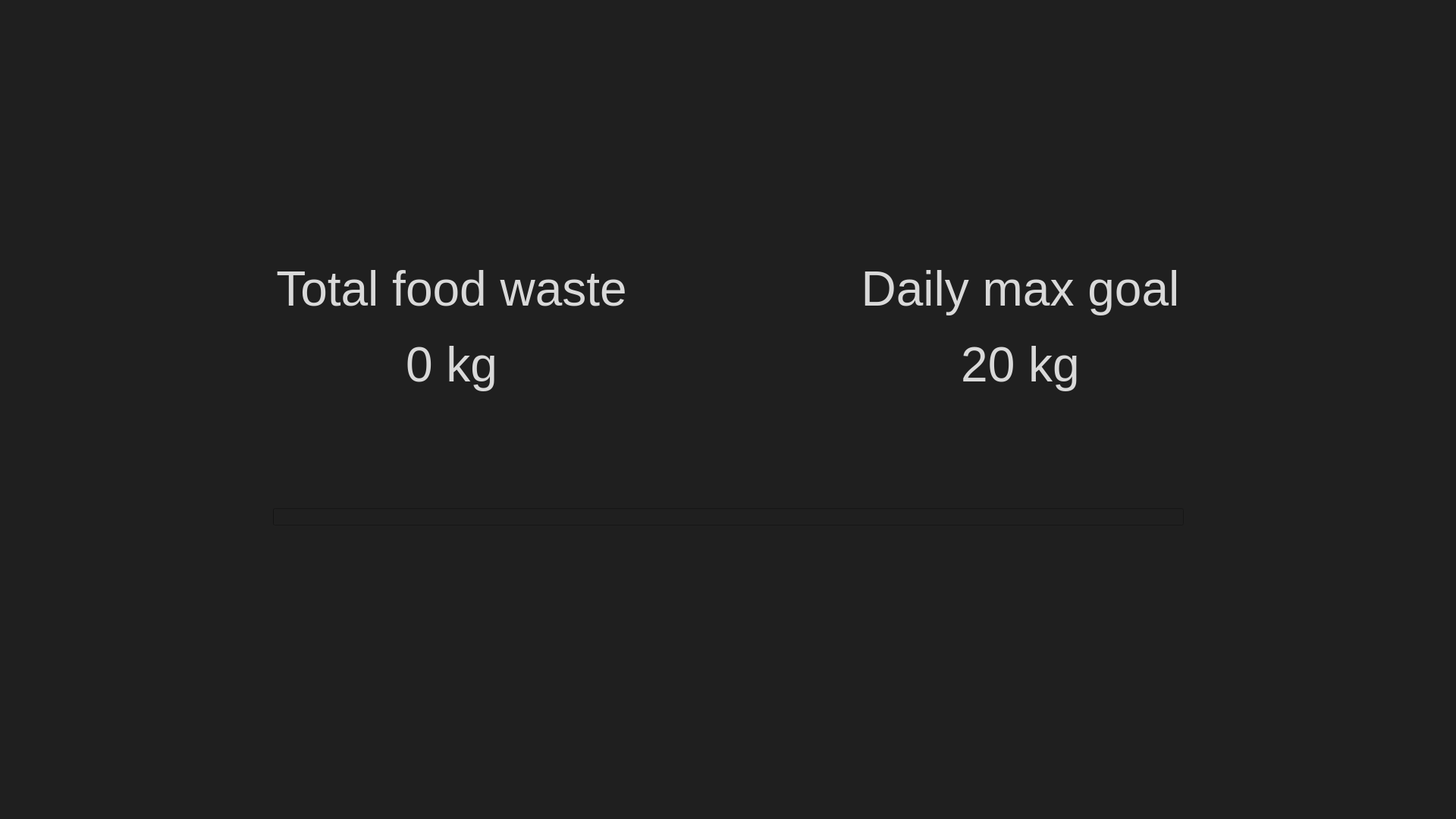
<?xml version="1.0" encoding="UTF-8"?>
<ui version="4.0">
 <class>Form</class>
 <widget class="QWidget" name="Form">
  <property name="geometry">
   <rect>
    <x>0</x>
    <y>0</y>
    <width>1920</width>
    <height>1080</height>
   </rect>
  </property>
  <property name="windowTitle">
   <string>Form</string>
  </property>
  <property name="styleSheet">
   <string notr="true">background-color: rgb(31, 31, 31);</string>
  </property>
  <widget class="QProgressBar" name="progressBar">
   <property name="geometry">
    <rect>
     <x>360</x>
     <y>670</y>
     <width>1201</width>
     <height>23</height>
    </rect>
   </property>
   <property name="styleSheet">
    <string notr="true"/>
   </property>
   <property name="maximum">
    <number>20</number>
   </property>
   <property name="value">
    <number>0</number>
   </property>
   <property name="format">
    <string/>
   </property>
  </widget>
  <widget class="QLabel" name="title_waste">
   <property name="geometry">
    <rect>
     <x>360</x>
     <y>340</y>
     <width>471</width>
     <height>81</height>
    </rect>
   </property>
   <property name="palette">
    <palette>
     <active>
      <colorrole role="WindowText">
       <brush brushstyle="SolidPattern">
        <color alpha="255">
         <red>217</red>
         <green>217</green>
         <blue>217</blue>
        </color>
       </brush>
      </colorrole>
      <colorrole role="Button">
       <brush brushstyle="SolidPattern">
        <color alpha="255">
         <red>31</red>
         <green>31</green>
         <blue>31</blue>
        </color>
       </brush>
      </colorrole>
      <colorrole role="Base">
       <brush brushstyle="SolidPattern">
        <color alpha="255">
         <red>31</red>
         <green>31</green>
         <blue>31</blue>
        </color>
       </brush>
      </colorrole>
      <colorrole role="Window">
       <brush brushstyle="SolidPattern">
        <color alpha="255">
         <red>31</red>
         <green>31</green>
         <blue>31</blue>
        </color>
       </brush>
      </colorrole>
     </active>
     <inactive>
      <colorrole role="WindowText">
       <brush brushstyle="SolidPattern">
        <color alpha="255">
         <red>217</red>
         <green>217</green>
         <blue>217</blue>
        </color>
       </brush>
      </colorrole>
      <colorrole role="Button">
       <brush brushstyle="SolidPattern">
        <color alpha="255">
         <red>31</red>
         <green>31</green>
         <blue>31</blue>
        </color>
       </brush>
      </colorrole>
      <colorrole role="Base">
       <brush brushstyle="SolidPattern">
        <color alpha="255">
         <red>31</red>
         <green>31</green>
         <blue>31</blue>
        </color>
       </brush>
      </colorrole>
      <colorrole role="Window">
       <brush brushstyle="SolidPattern">
        <color alpha="255">
         <red>31</red>
         <green>31</green>
         <blue>31</blue>
        </color>
       </brush>
      </colorrole>
     </inactive>
     <disabled>
      <colorrole role="WindowText">
       <brush brushstyle="SolidPattern">
        <color alpha="255">
         <red>120</red>
         <green>120</green>
         <blue>120</blue>
        </color>
       </brush>
      </colorrole>
      <colorrole role="Button">
       <brush brushstyle="SolidPattern">
        <color alpha="255">
         <red>31</red>
         <green>31</green>
         <blue>31</blue>
        </color>
       </brush>
      </colorrole>
      <colorrole role="Base">
       <brush brushstyle="SolidPattern">
        <color alpha="255">
         <red>31</red>
         <green>31</green>
         <blue>31</blue>
        </color>
       </brush>
      </colorrole>
      <colorrole role="Window">
       <brush brushstyle="SolidPattern">
        <color alpha="255">
         <red>31</red>
         <green>31</green>
         <blue>31</blue>
        </color>
       </brush>
      </colorrole>
     </disabled>
    </palette>
   </property>
   <property name="font">
    <font>
     <pointsize>48</pointsize>
    </font>
   </property>
   <property name="text">
    <string>Total food waste</string>
   </property>
   <property name="alignment">
    <set>Qt::AlignCenter</set>
   </property>
  </widget>
  <widget class="QLabel" name="food_waste">
   <property name="geometry">
    <rect>
     <x>360</x>
     <y>440</y>
     <width>471</width>
     <height>81</height>
    </rect>
   </property>
   <property name="palette">
    <palette>
     <active>
      <colorrole role="WindowText">
       <brush brushstyle="SolidPattern">
        <color alpha="255">
         <red>217</red>
         <green>217</green>
         <blue>217</blue>
        </color>
       </brush>
      </colorrole>
      <colorrole role="Button">
       <brush brushstyle="SolidPattern">
        <color alpha="255">
         <red>31</red>
         <green>31</green>
         <blue>31</blue>
        </color>
       </brush>
      </colorrole>
      <colorrole role="Base">
       <brush brushstyle="SolidPattern">
        <color alpha="255">
         <red>31</red>
         <green>31</green>
         <blue>31</blue>
        </color>
       </brush>
      </colorrole>
      <colorrole role="Window">
       <brush brushstyle="SolidPattern">
        <color alpha="255">
         <red>31</red>
         <green>31</green>
         <blue>31</blue>
        </color>
       </brush>
      </colorrole>
     </active>
     <inactive>
      <colorrole role="WindowText">
       <brush brushstyle="SolidPattern">
        <color alpha="255">
         <red>217</red>
         <green>217</green>
         <blue>217</blue>
        </color>
       </brush>
      </colorrole>
      <colorrole role="Button">
       <brush brushstyle="SolidPattern">
        <color alpha="255">
         <red>31</red>
         <green>31</green>
         <blue>31</blue>
        </color>
       </brush>
      </colorrole>
      <colorrole role="Base">
       <brush brushstyle="SolidPattern">
        <color alpha="255">
         <red>31</red>
         <green>31</green>
         <blue>31</blue>
        </color>
       </brush>
      </colorrole>
      <colorrole role="Window">
       <brush brushstyle="SolidPattern">
        <color alpha="255">
         <red>31</red>
         <green>31</green>
         <blue>31</blue>
        </color>
       </brush>
      </colorrole>
     </inactive>
     <disabled>
      <colorrole role="WindowText">
       <brush brushstyle="SolidPattern">
        <color alpha="255">
         <red>120</red>
         <green>120</green>
         <blue>120</blue>
        </color>
       </brush>
      </colorrole>
      <colorrole role="Button">
       <brush brushstyle="SolidPattern">
        <color alpha="255">
         <red>31</red>
         <green>31</green>
         <blue>31</blue>
        </color>
       </brush>
      </colorrole>
      <colorrole role="Base">
       <brush brushstyle="SolidPattern">
        <color alpha="255">
         <red>31</red>
         <green>31</green>
         <blue>31</blue>
        </color>
       </brush>
      </colorrole>
      <colorrole role="Window">
       <brush brushstyle="SolidPattern">
        <color alpha="255">
         <red>31</red>
         <green>31</green>
         <blue>31</blue>
        </color>
       </brush>
      </colorrole>
     </disabled>
    </palette>
   </property>
   <property name="font">
    <font>
     <pointsize>48</pointsize>
    </font>
   </property>
   <property name="text">
    <string>0 kg</string>
   </property>
   <property name="alignment">
    <set>Qt::AlignCenter</set>
   </property>
  </widget>
  <widget class="QLabel" name="title_goal">
   <property name="geometry">
    <rect>
     <x>1140</x>
     <y>340</y>
     <width>411</width>
     <height>81</height>
    </rect>
   </property>
   <property name="palette">
    <palette>
     <active>
      <colorrole role="WindowText">
       <brush brushstyle="SolidPattern">
        <color alpha="255">
         <red>217</red>
         <green>217</green>
         <blue>217</blue>
        </color>
       </brush>
      </colorrole>
      <colorrole role="Button">
       <brush brushstyle="SolidPattern">
        <color alpha="255">
         <red>31</red>
         <green>31</green>
         <blue>31</blue>
        </color>
       </brush>
      </colorrole>
      <colorrole role="Base">
       <brush brushstyle="SolidPattern">
        <color alpha="255">
         <red>31</red>
         <green>31</green>
         <blue>31</blue>
        </color>
       </brush>
      </colorrole>
      <colorrole role="Window">
       <brush brushstyle="SolidPattern">
        <color alpha="255">
         <red>31</red>
         <green>31</green>
         <blue>31</blue>
        </color>
       </brush>
      </colorrole>
     </active>
     <inactive>
      <colorrole role="WindowText">
       <brush brushstyle="SolidPattern">
        <color alpha="255">
         <red>217</red>
         <green>217</green>
         <blue>217</blue>
        </color>
       </brush>
      </colorrole>
      <colorrole role="Button">
       <brush brushstyle="SolidPattern">
        <color alpha="255">
         <red>31</red>
         <green>31</green>
         <blue>31</blue>
        </color>
       </brush>
      </colorrole>
      <colorrole role="Base">
       <brush brushstyle="SolidPattern">
        <color alpha="255">
         <red>31</red>
         <green>31</green>
         <blue>31</blue>
        </color>
       </brush>
      </colorrole>
      <colorrole role="Window">
       <brush brushstyle="SolidPattern">
        <color alpha="255">
         <red>31</red>
         <green>31</green>
         <blue>31</blue>
        </color>
       </brush>
      </colorrole>
     </inactive>
     <disabled>
      <colorrole role="WindowText">
       <brush brushstyle="SolidPattern">
        <color alpha="255">
         <red>120</red>
         <green>120</green>
         <blue>120</blue>
        </color>
       </brush>
      </colorrole>
      <colorrole role="Button">
       <brush brushstyle="SolidPattern">
        <color alpha="255">
         <red>31</red>
         <green>31</green>
         <blue>31</blue>
        </color>
       </brush>
      </colorrole>
      <colorrole role="Base">
       <brush brushstyle="SolidPattern">
        <color alpha="255">
         <red>31</red>
         <green>31</green>
         <blue>31</blue>
        </color>
       </brush>
      </colorrole>
      <colorrole role="Window">
       <brush brushstyle="SolidPattern">
        <color alpha="255">
         <red>31</red>
         <green>31</green>
         <blue>31</blue>
        </color>
       </brush>
      </colorrole>
     </disabled>
    </palette>
   </property>
   <property name="font">
    <font>
     <pointsize>48</pointsize>
    </font>
   </property>
   <property name="text">
    <string>Daily max goal</string>
   </property>
   <property name="alignment">
    <set>Qt::AlignCenter</set>
   </property>
  </widget>
  <widget class="QLabel" name="daily_goal">
   <property name="geometry">
    <rect>
     <x>1140</x>
     <y>440</y>
     <width>411</width>
     <height>81</height>
    </rect>
   </property>
   <property name="palette">
    <palette>
     <active>
      <colorrole role="WindowText">
       <brush brushstyle="SolidPattern">
        <color alpha="255">
         <red>217</red>
         <green>217</green>
         <blue>217</blue>
        </color>
       </brush>
      </colorrole>
      <colorrole role="Button">
       <brush brushstyle="SolidPattern">
        <color alpha="255">
         <red>31</red>
         <green>31</green>
         <blue>31</blue>
        </color>
       </brush>
      </colorrole>
      <colorrole role="Base">
       <brush brushstyle="SolidPattern">
        <color alpha="255">
         <red>31</red>
         <green>31</green>
         <blue>31</blue>
        </color>
       </brush>
      </colorrole>
      <colorrole role="Window">
       <brush brushstyle="SolidPattern">
        <color alpha="255">
         <red>31</red>
         <green>31</green>
         <blue>31</blue>
        </color>
       </brush>
      </colorrole>
     </active>
     <inactive>
      <colorrole role="WindowText">
       <brush brushstyle="SolidPattern">
        <color alpha="255">
         <red>217</red>
         <green>217</green>
         <blue>217</blue>
        </color>
       </brush>
      </colorrole>
      <colorrole role="Button">
       <brush brushstyle="SolidPattern">
        <color alpha="255">
         <red>31</red>
         <green>31</green>
         <blue>31</blue>
        </color>
       </brush>
      </colorrole>
      <colorrole role="Base">
       <brush brushstyle="SolidPattern">
        <color alpha="255">
         <red>31</red>
         <green>31</green>
         <blue>31</blue>
        </color>
       </brush>
      </colorrole>
      <colorrole role="Window">
       <brush brushstyle="SolidPattern">
        <color alpha="255">
         <red>31</red>
         <green>31</green>
         <blue>31</blue>
        </color>
       </brush>
      </colorrole>
     </inactive>
     <disabled>
      <colorrole role="WindowText">
       <brush brushstyle="SolidPattern">
        <color alpha="255">
         <red>120</red>
         <green>120</green>
         <blue>120</blue>
        </color>
       </brush>
      </colorrole>
      <colorrole role="Button">
       <brush brushstyle="SolidPattern">
        <color alpha="255">
         <red>31</red>
         <green>31</green>
         <blue>31</blue>
        </color>
       </brush>
      </colorrole>
      <colorrole role="Base">
       <brush brushstyle="SolidPattern">
        <color alpha="255">
         <red>31</red>
         <green>31</green>
         <blue>31</blue>
        </color>
       </brush>
      </colorrole>
      <colorrole role="Window">
       <brush brushstyle="SolidPattern">
        <color alpha="255">
         <red>31</red>
         <green>31</green>
         <blue>31</blue>
        </color>
       </brush>
      </colorrole>
     </disabled>
    </palette>
   </property>
   <property name="font">
    <font>
     <pointsize>48</pointsize>
    </font>
   </property>
   <property name="text">
    <string>20 kg</string>
   </property>
   <property name="alignment">
    <set>Qt::AlignCenter</set>
   </property>
  </widget>
 </widget>
 <resources/>
 <connections/>
</ui>
